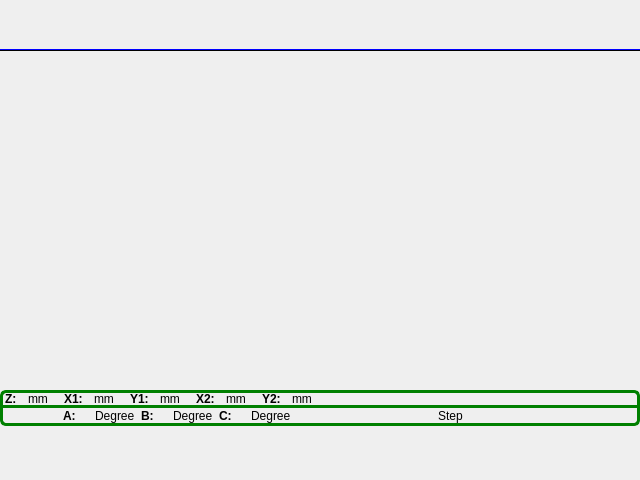
<?xml version="1.0" encoding="UTF-8"?>
<ui version="4.0">
 <class>MainFrame</class>
 <widget class="QWidget" name="MainFrame">
  <property name="geometry">
   <rect>
    <x>0</x>
    <y>0</y>
    <width>640</width>
    <height>480</height>
   </rect>
  </property>
  <property name="sizePolicy">
   <sizepolicy hsizetype="Fixed" vsizetype="Fixed">
    <horstretch>0</horstretch>
    <verstretch>0</verstretch>
   </sizepolicy>
  </property>
  <property name="minimumSize">
   <size>
    <width>640</width>
    <height>480</height>
   </size>
  </property>
  <property name="maximumSize">
   <size>
    <width>640</width>
    <height>480</height>
   </size>
  </property>
  <property name="windowTitle">
   <string>MainFrame</string>
  </property>
  <property name="styleSheet">
   <string notr="true">QMessageBox QAbstractButton
{
    min-width: 90px;
	min-height:30px;
}
</string>
  </property>
  <layout class="QVBoxLayout" name="verticalLayout">
   <property name="spacing">
    <number>0</number>
   </property>
   <property name="margin">
    <number>0</number>
   </property>
   <item>
    <layout class="QHBoxLayout" name="horizontalLayout_2">
     <item>
      <widget class="ICSystemStatusFrame" name="systemStatusFrame">
       <property name="minimumSize">
        <size>
         <width>0</width>
         <height>49</height>
        </size>
       </property>
       <property name="maximumSize">
        <size>
         <width>16777215</width>
         <height>16777215</height>
        </size>
       </property>
       <property name="frameShape">
        <enum>QFrame::NoFrame</enum>
       </property>
       <property name="frameShadow">
        <enum>QFrame::Plain</enum>
       </property>
      </widget>
     </item>
     <item>
      <widget class="QWidget" name="programHeadWidget" native="true">
       <property name="minimumSize">
        <size>
         <width>0</width>
         <height>49</height>
        </size>
       </property>
       <property name="maximumSize">
        <size>
         <width>16777215</width>
         <height>16777215</height>
        </size>
       </property>
      </widget>
     </item>
    </layout>
   </item>
   <item>
    <widget class="Line" name="line">
     <property name="sizePolicy">
      <sizepolicy hsizetype="Preferred" vsizetype="Preferred">
       <horstretch>0</horstretch>
       <verstretch>0</verstretch>
      </sizepolicy>
     </property>
     <property name="minimumSize">
      <size>
       <width>0</width>
       <height>2</height>
      </size>
     </property>
     <property name="maximumSize">
      <size>
       <width>16777215</width>
       <height>2</height>
      </size>
     </property>
     <property name="styleSheet">
      <string notr="true">background-color: rgb(0, 0, 255);</string>
     </property>
     <property name="frameShadow">
      <enum>QFrame::Plain</enum>
     </property>
     <property name="lineWidth">
      <number>0</number>
     </property>
     <property name="midLineWidth">
      <number>1</number>
     </property>
     <property name="orientation">
      <enum>Qt::Horizontal</enum>
     </property>
    </widget>
   </item>
   <item>
    <widget class="QFrame" name="centerPageFrame">
     <property name="sizePolicy">
      <sizepolicy hsizetype="Preferred" vsizetype="Expanding">
       <horstretch>0</horstretch>
       <verstretch>0</verstretch>
      </sizepolicy>
     </property>
     <property name="maximumSize">
      <size>
       <width>640</width>
       <height>16777215</height>
      </size>
     </property>
     <property name="frameShape">
      <enum>QFrame::NoFrame</enum>
     </property>
     <property name="frameShadow">
      <enum>QFrame::Plain</enum>
     </property>
    </widget>
   </item>
   <item>
    <widget class="ICCycleTimeAndFinishedFrame" name="cycleTimeAndFinistWidget">
     <property name="frameShape">
      <enum>QFrame::NoFrame</enum>
     </property>
     <property name="frameShadow">
      <enum>QFrame::Plain</enum>
     </property>
    </widget>
   </item>
   <item>
    <widget class="QFrame" name="axisRunStatus1">
     <property name="maximumSize">
      <size>
       <width>16777215</width>
       <height>18</height>
      </size>
     </property>
     <property name="styleSheet">
      <string notr="true">#axisRunStatus1
{
border-top-left-radius: 6px;
border-top-right-radius: 6px;
border: 3px solid green; 
}</string>
     </property>
     <property name="frameShape">
      <enum>QFrame::NoFrame</enum>
     </property>
     <property name="frameShadow">
      <enum>QFrame::Plain</enum>
     </property>
     <layout class="QHBoxLayout" name="horizontalLayout">
      <property name="spacing">
       <number>2</number>
      </property>
      <property name="leftMargin">
       <number>2</number>
      </property>
      <property name="topMargin">
       <number>0</number>
      </property>
      <property name="rightMargin">
       <number>2</number>
      </property>
      <property name="bottomMargin">
       <number>0</number>
      </property>
      <item>
       <widget class="QLabel" name="zLabel">
        <property name="font">
         <font>
          <weight>75</weight>
          <bold>true</bold>
         </font>
        </property>
        <property name="text">
         <string>Z:</string>
        </property>
       </widget>
      </item>
      <item>
       <widget class="QLabel" name="zPosLabel">
        <property name="minimumSize">
         <size>
          <width>0</width>
          <height>0</height>
         </size>
        </property>
        <property name="maximumSize">
         <size>
          <width>75</width>
          <height>16777215</height>
         </size>
        </property>
        <property name="styleSheet">
         <string notr="true">color: rgb(0, 0, 127);</string>
        </property>
        <property name="text">
         <string/>
        </property>
        <property name="alignment">
         <set>Qt::AlignRight|Qt::AlignTrailing|Qt::AlignVCenter</set>
        </property>
       </widget>
      </item>
      <item>
       <widget class="QLabel" name="zmmLabel">
        <property name="text">
         <string>mm    </string>
        </property>
       </widget>
      </item>
      <item>
       <widget class="QLabel" name="x1Label">
        <property name="font">
         <font>
          <weight>75</weight>
          <bold>true</bold>
         </font>
        </property>
        <property name="text">
         <string>X1:</string>
        </property>
       </widget>
      </item>
      <item>
       <widget class="QLabel" name="xPosLabel">
        <property name="minimumSize">
         <size>
          <width>0</width>
          <height>0</height>
         </size>
        </property>
        <property name="maximumSize">
         <size>
          <width>75</width>
          <height>16777215</height>
         </size>
        </property>
        <property name="styleSheet">
         <string notr="true">color: rgb(0, 0, 127);</string>
        </property>
        <property name="text">
         <string/>
        </property>
        <property name="alignment">
         <set>Qt::AlignRight|Qt::AlignTrailing|Qt::AlignVCenter</set>
        </property>
       </widget>
      </item>
      <item>
       <widget class="QLabel" name="x1mmLabel">
        <property name="text">
         <string>mm    </string>
        </property>
       </widget>
      </item>
      <item>
       <widget class="QLabel" name="y1Label">
        <property name="font">
         <font>
          <weight>75</weight>
          <bold>true</bold>
         </font>
        </property>
        <property name="text">
         <string>Y1:</string>
        </property>
       </widget>
      </item>
      <item>
       <widget class="QLabel" name="yPosLabel">
        <property name="minimumSize">
         <size>
          <width>0</width>
          <height>0</height>
         </size>
        </property>
        <property name="maximumSize">
         <size>
          <width>75</width>
          <height>16777215</height>
         </size>
        </property>
        <property name="styleSheet">
         <string notr="true">color: rgb(0, 0, 127);</string>
        </property>
        <property name="text">
         <string/>
        </property>
        <property name="alignment">
         <set>Qt::AlignRight|Qt::AlignTrailing|Qt::AlignVCenter</set>
        </property>
       </widget>
      </item>
      <item>
       <widget class="QLabel" name="y1mmLabel">
        <property name="text">
         <string>mm    </string>
        </property>
       </widget>
      </item>
      <item>
       <widget class="QLabel" name="x2Label">
        <property name="font">
         <font>
          <weight>75</weight>
          <bold>true</bold>
         </font>
        </property>
        <property name="text">
         <string>X2:</string>
        </property>
       </widget>
      </item>
      <item>
       <widget class="QLabel" name="pPosLabel">
        <property name="minimumSize">
         <size>
          <width>0</width>
          <height>0</height>
         </size>
        </property>
        <property name="maximumSize">
         <size>
          <width>75</width>
          <height>16777215</height>
         </size>
        </property>
        <property name="styleSheet">
         <string notr="true">color: rgb(0, 0, 127);</string>
        </property>
        <property name="text">
         <string/>
        </property>
        <property name="alignment">
         <set>Qt::AlignRight|Qt::AlignTrailing|Qt::AlignVCenter</set>
        </property>
       </widget>
      </item>
      <item>
       <widget class="QLabel" name="x2mmLabel">
        <property name="text">
         <string>mm    </string>
        </property>
       </widget>
      </item>
      <item>
       <widget class="QLabel" name="y2Label">
        <property name="font">
         <font>
          <weight>75</weight>
          <bold>true</bold>
         </font>
        </property>
        <property name="text">
         <string>Y2:</string>
        </property>
       </widget>
      </item>
      <item>
       <widget class="QLabel" name="qPosLabel">
        <property name="minimumSize">
         <size>
          <width>0</width>
          <height>0</height>
         </size>
        </property>
        <property name="maximumSize">
         <size>
          <width>75</width>
          <height>16777215</height>
         </size>
        </property>
        <property name="styleSheet">
         <string notr="true">color: rgb(0, 0, 127);</string>
        </property>
        <property name="text">
         <string/>
        </property>
        <property name="alignment">
         <set>Qt::AlignRight|Qt::AlignTrailing|Qt::AlignVCenter</set>
        </property>
       </widget>
      </item>
      <item>
       <widget class="QLabel" name="y2mmLabel">
        <property name="text">
         <string>mm    </string>
        </property>
       </widget>
      </item>
      <item>
       <spacer name="horizontalSpacer_2">
        <property name="orientation">
         <enum>Qt::Horizontal</enum>
        </property>
        <property name="sizeHint" stdset="0">
         <size>
          <width>40</width>
          <height>20</height>
         </size>
        </property>
       </spacer>
      </item>
     </layout>
    </widget>
   </item>
   <item>
    <widget class="QFrame" name="axisRunStatus2">
     <property name="maximumSize">
      <size>
       <width>16777215</width>
       <height>18</height>
      </size>
     </property>
     <property name="styleSheet">
      <string notr="true">#axisRunStatus2
{
border-bottom-left-radius: 6px; 
border-bottom-right-radius: 6px; 
border-bottom: 3px solid green; 
border-left: 3px solid green; 
border-right: 3px solid green; 
}</string>
     </property>
     <property name="frameShape">
      <enum>QFrame::NoFrame</enum>
     </property>
     <property name="frameShadow">
      <enum>QFrame::Plain</enum>
     </property>
     <layout class="QHBoxLayout" name="horizontalLayout_3">
      <property name="spacing">
       <number>6</number>
      </property>
      <property name="leftMargin">
       <number>20</number>
      </property>
      <property name="topMargin">
       <number>0</number>
      </property>
      <property name="rightMargin">
       <number>20</number>
      </property>
      <property name="bottomMargin">
       <number>0</number>
      </property>
      <item>
       <spacer name="horizontalSpacer">
        <property name="orientation">
         <enum>Qt::Horizontal</enum>
        </property>
        <property name="sizeType">
         <enum>QSizePolicy::Fixed</enum>
        </property>
        <property name="sizeHint" stdset="0">
         <size>
          <width>40</width>
          <height>20</height>
         </size>
        </property>
       </spacer>
      </item>
      <item>
       <widget class="QLabel" name="aLabel">
        <property name="font">
         <font>
          <weight>75</weight>
          <bold>true</bold>
         </font>
        </property>
        <property name="text">
         <string>A:</string>
        </property>
       </widget>
      </item>
      <item>
       <widget class="QLabel" name="aPosLabel">
        <property name="minimumSize">
         <size>
          <width>0</width>
          <height>0</height>
         </size>
        </property>
        <property name="maximumSize">
         <size>
          <width>60</width>
          <height>16777215</height>
         </size>
        </property>
        <property name="styleSheet">
         <string notr="true">color: rgb(0, 0, 127);</string>
        </property>
        <property name="text">
         <string/>
        </property>
        <property name="alignment">
         <set>Qt::AlignRight|Qt::AlignTrailing|Qt::AlignVCenter</set>
        </property>
       </widget>
      </item>
      <item>
       <widget class="QLabel" name="ammLabel">
        <property name="text">
         <string>Degree</string>
        </property>
       </widget>
      </item>
      <item>
       <widget class="QLabel" name="bLabel">
        <property name="font">
         <font>
          <weight>75</weight>
          <bold>true</bold>
         </font>
        </property>
        <property name="text">
         <string>B:</string>
        </property>
       </widget>
      </item>
      <item>
       <widget class="QLabel" name="bPosLabel">
        <property name="minimumSize">
         <size>
          <width>0</width>
          <height>0</height>
         </size>
        </property>
        <property name="maximumSize">
         <size>
          <width>60</width>
          <height>16777215</height>
         </size>
        </property>
        <property name="styleSheet">
         <string notr="true">color: rgb(0, 0, 127);</string>
        </property>
        <property name="text">
         <string/>
        </property>
        <property name="alignment">
         <set>Qt::AlignRight|Qt::AlignTrailing|Qt::AlignVCenter</set>
        </property>
       </widget>
      </item>
      <item>
       <widget class="QLabel" name="bmmLabel">
        <property name="text">
         <string>Degree</string>
        </property>
       </widget>
      </item>
      <item>
       <widget class="QLabel" name="cLabel">
        <property name="font">
         <font>
          <weight>75</weight>
          <bold>true</bold>
         </font>
        </property>
        <property name="text">
         <string>C:</string>
        </property>
       </widget>
      </item>
      <item>
       <widget class="QLabel" name="cPosLabel">
        <property name="minimumSize">
         <size>
          <width>0</width>
          <height>0</height>
         </size>
        </property>
        <property name="maximumSize">
         <size>
          <width>60</width>
          <height>16777215</height>
         </size>
        </property>
        <property name="styleSheet">
         <string notr="true">color: rgb(0, 0, 127);</string>
        </property>
        <property name="text">
         <string/>
        </property>
        <property name="alignment">
         <set>Qt::AlignRight|Qt::AlignTrailing|Qt::AlignVCenter</set>
        </property>
       </widget>
      </item>
      <item>
       <widget class="QLabel" name="cmmLabel">
        <property name="text">
         <string>Degree</string>
        </property>
       </widget>
      </item>
      <item>
       <spacer name="horizontalSpacer_5">
        <property name="orientation">
         <enum>Qt::Horizontal</enum>
        </property>
        <property name="sizeHint" stdset="0">
         <size>
          <width>40</width>
          <height>20</height>
         </size>
        </property>
       </spacer>
      </item>
      <item>
       <widget class="QLabel" name="label_14">
        <property name="text">
         <string>Step</string>
        </property>
       </widget>
      </item>
      <item>
       <widget class="QLabel" name="stepLabel">
        <property name="minimumSize">
         <size>
          <width>0</width>
          <height>0</height>
         </size>
        </property>
        <property name="maximumSize">
         <size>
          <width>16777215</width>
          <height>16777215</height>
         </size>
        </property>
        <property name="styleSheet">
         <string notr="true">color: rgb(85, 255, 0);
color: rgb(170, 85, 255);</string>
        </property>
        <property name="text">
         <string/>
        </property>
        <property name="alignment">
         <set>Qt::AlignRight|Qt::AlignTrailing|Qt::AlignVCenter</set>
        </property>
       </widget>
      </item>
      <item>
       <spacer name="horizontalSpacer_3">
        <property name="orientation">
         <enum>Qt::Horizontal</enum>
        </property>
        <property name="sizeHint" stdset="0">
         <size>
          <width>40</width>
          <height>20</height>
         </size>
        </property>
       </spacer>
      </item>
     </layout>
    </widget>
   </item>
   <item>
    <layout class="QHBoxLayout" name="categoryButtonLayout">
     <property name="spacing">
      <number>10</number>
     </property>
     <property name="leftMargin">
      <number>2</number>
     </property>
     <property name="rightMargin">
      <number>2</number>
     </property>
     <item>
      <widget class="ICPageSwitch" name="functionPageButton" native="true">
       <property name="sizePolicy">
        <sizepolicy hsizetype="Preferred" vsizetype="Fixed">
         <horstretch>0</horstretch>
         <verstretch>0</verstretch>
        </sizepolicy>
       </property>
       <property name="minimumSize">
        <size>
         <width>0</width>
         <height>54</height>
        </size>
       </property>
       <property name="maximumSize">
        <size>
         <width>16777215</width>
         <height>54</height>
        </size>
       </property>
      </widget>
     </item>
     <item>
      <widget class="ICPageSwitch" name="monitorPageButton" native="true">
       <property name="sizePolicy">
        <sizepolicy hsizetype="Preferred" vsizetype="Fixed">
         <horstretch>0</horstretch>
         <verstretch>0</verstretch>
        </sizepolicy>
       </property>
       <property name="minimumSize">
        <size>
         <width>0</width>
         <height>54</height>
        </size>
       </property>
       <property name="maximumSize">
        <size>
         <width>16777215</width>
         <height>54</height>
        </size>
       </property>
      </widget>
     </item>
     <item>
      <widget class="ICPageSwitch" name="recordPageButton" native="true">
       <property name="sizePolicy">
        <sizepolicy hsizetype="Preferred" vsizetype="Fixed">
         <horstretch>0</horstretch>
         <verstretch>0</verstretch>
        </sizepolicy>
       </property>
       <property name="minimumSize">
        <size>
         <width>0</width>
         <height>54</height>
        </size>
       </property>
       <property name="maximumSize">
        <size>
         <width>16777215</width>
         <height>54</height>
        </size>
       </property>
      </widget>
     </item>
     <item>
      <widget class="ICPageSwitch" name="alarmPageButton" native="true">
       <property name="sizePolicy">
        <sizepolicy hsizetype="Preferred" vsizetype="Fixed">
         <horstretch>0</horstretch>
         <verstretch>0</verstretch>
        </sizepolicy>
       </property>
       <property name="minimumSize">
        <size>
         <width>0</width>
         <height>54</height>
        </size>
       </property>
       <property name="maximumSize">
        <size>
         <width>16777215</width>
         <height>54</height>
        </size>
       </property>
      </widget>
     </item>
     <item>
      <widget class="ICPageSwitch" name="returnPageButton" native="true">
       <property name="sizePolicy">
        <sizepolicy hsizetype="Preferred" vsizetype="Fixed">
         <horstretch>0</horstretch>
         <verstretch>0</verstretch>
        </sizepolicy>
       </property>
       <property name="minimumSize">
        <size>
         <width>0</width>
         <height>54</height>
        </size>
       </property>
       <property name="maximumSize">
        <size>
         <width>16777215</width>
         <height>54</height>
        </size>
       </property>
      </widget>
     </item>
    </layout>
   </item>
  </layout>
 </widget>
 <layoutdefault spacing="6" margin="11"/>
 <customwidgets>
  <customwidget>
   <class>ICPageSwitch</class>
   <extends>QWidget</extends>
   <header>icpageswitch.h</header>
   <container>1</container>
  </customwidget>
  <customwidget>
   <class>ICCycleTimeAndFinishedFrame</class>
   <extends>QFrame</extends>
   <header>iccycletimeandfinishedframe.h</header>
   <container>1</container>
  </customwidget>
  <customwidget>
   <class>ICSystemStatusFrame</class>
   <extends>QFrame</extends>
   <header>icsystemstatusframe.h</header>
   <container>1</container>
  </customwidget>
 </customwidgets>
 <resources/>
 <connections/>
</ui>
